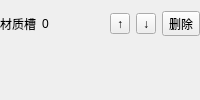
<?xml version="1.0" encoding="UTF-8"?><ui version="4.0"><class>MaterialSlotEditorForm</class><widget class="QWidget" name="MaterialSlotEditorForm"><layout class="QVBoxLayout" name="slotLayout"><property name="leftMargin"><number>0</number></property><property name="rightMargin"><number>0</number></property><item><layout class="QHBoxLayout" name="row"><item><widget class="QLabel" name="slotLabel"><property name="text"><string>材质槽</string></property></widget></item><item><widget class="QLabel" name="slotIndexLabel"><property name="text"><string>0</string></property></widget></item><item><spacer name="rowSpacer"><property name="orientation"><enum>Qt::Horizontal</enum></property><property name="sizeHint" stdset="0"><size><width>10</width><height>10</height></size></property></spacer></item><item><widget class="QToolButton" name="moveUpButton"><property name="text"><string>↑</string></property><property name="toolTip"><string>上移材质槽</string></property></widget></item><item><widget class="QToolButton" name="moveDownButton"><property name="text"><string>↓</string></property><property name="toolTip"><string>下移材质槽</string></property></widget></item><item><widget class="QToolButton" name="removeMaterialButton"><property name="text"><string>删除</string></property></widget></item></layout></item><item><widget class="QWidget" name="materialResourceHost"><layout class="QVBoxLayout" name="materialResourceHostLayout"><property name="leftMargin"><number>0</number></property><property name="topMargin"><number>0</number></property><property name="rightMargin"><number>0</number></property><property name="bottomMargin"><number>0</number></property></layout></widget></item></layout></widget><resources/><connections/></ui>
